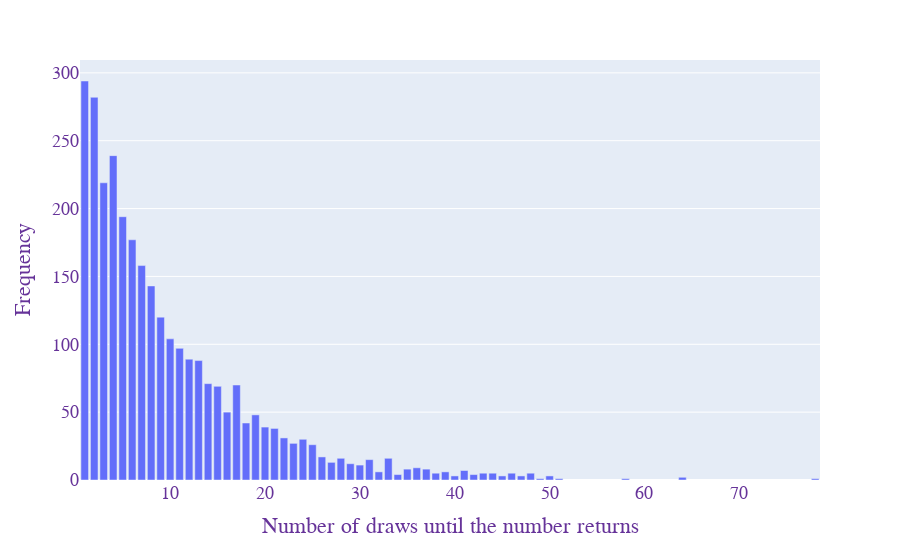
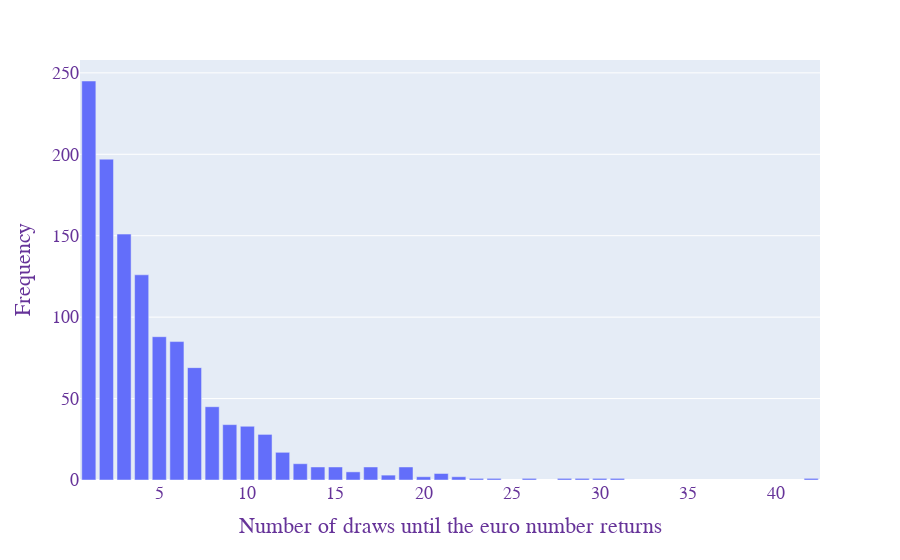

Notebook code cell kept with these figures, in order:
### Markdown cell above
# MAIN

### Code cell
data = getData('online')
# data = getData('from_file')

########## RUN THIS SECTION IN TEST MODE ###########
draw_before_test = 3
test_value = data.tail(draw_before_test).head(1)
data.drop(data.tail(draw_before_test).index,inplace=True)
####################################################

freq_numbers = frequencyNumber(data.loc[:,'N1':'N5'])
freq_euro_numbers = frequencyNumber(data.loc[:,'E1':'E2'])
# legend = {"title": "Number Frequency", "x_label": "Number", "y_label": "Drawn Frequency"}
# plotBar(freq_numbers,'Number', 'Drawn Frequency', None, legend)
# legend = {"title": "Euro Number Frequency", "x_label": "Number", "y_label": "Drawn Frequency"}
# plotBar(freq_euro_numbers,'Number', 'Drawn Frequency', None, legend)

top_numbers = topNumbers(data,'N1','N5',freq_numbers,50)
top_euro_numbers = topNumbers(data,'E1','E2',freq_euro_numbers,12)
# display(top_numbers.head(5).style.hide_index())
# display(top_euro_numbers.head(5).style.hide_index())

std_numbers = standardDeviation(data,'N1','N5')
std_euro_numbers = standardDeviation(data,'E1','E2')
# legend = {"title": "", "x_label": "Sum of numbers in the draw", "y_label": "Drawn Frequency"}
# plotBar(std_numbers,'Sum of numbers', 'Frequency of sum', 'Std', legend)
# legend = {"title": "", "x_label": "Sum of euro numbers in the draw", "y_label": "Drawn Frequency"}
# plotBar(std_euro_numbers,'Sum of numbers', 'Frequency of sum', 'Std', legend)

numbers_even_odds = numberEvenOdd(data,'N1','N5')
euro_numbers_even_odds = numberEvenOdd(data,'E1','E2')
# display(numbers_even_odds.style.hide_index())
# display(euro_numbers_even_odds.style.hide_index())

multiple_winning_numbers = multipleWins(data,'N1','N5')
multiple_winning_euro_numbers = multipleWins(data,'E1','E2')
# display(multiple_winning_numbers)
# display(multiple_winning_euro_numbers.head(9).style.hide_index())

differences_numbers = differencesNumbers(data,'N1','N5')
freq_differences_numbers = frequencyNumber(differences_numbers)
std_differences_numbers = standardDeviation(differences_numbers,'Frequency','Frequency')
differences_euro_numbers = differencesNumbers(data,'E1','E2')
freq_differences_euro_numbers = frequencyNumber(differences_euro_numbers)
std_differences_euro_numbers = standardDeviation(differences_euro_numbers,'Frequency','Frequency')
# legend = {"title": "", "x_label": "The difference between numbers", "y_label": "Frequency"}
# plotBar(std_differences_numbers,'Sum of numbers', 'Frequency of sum', None, legend)
# legend = {"title": "", "x_label": "The difference between euro numbers", "y_label": "Frequency"}
# plotBar(std_differences_euro_numbers,'Sum of numbers', 'Frequency of sum', None, legend)

redrawing_numbers = redrawingNumbers(data,'N1','N5')
freq_redrawing_numbers = frequencyNumber(redrawing_numbers)
std_redrawing_numbers = standardDeviation(freq_redrawing_numbers,'Drawn Frequency','Drawn Frequency')
redrawing_euro_numbers = redrawingNumbers(data,'E1','E2')
freq_redrawing_euro_numbers = frequencyNumber(redrawing_euro_numbers)
std_redrawing_euro_numbers = standardDeviation(freq_redrawing_euro_numbers,'Drawn Frequency','Drawn Frequency')
# legend = {"title": "", "x_label": "Number of draws until the number returns ", "y_label": "Frequency"}
# plotBar(freq_redrawing_numbers,'Number', 'Drawn Frequency', None, legend)
# legend = {"title": "", "x_label": "Number of draws until the euro number returns ", "y_label": "Frequency"}
# plotBar(freq_redrawing_euro_numbers,'Number', 'Drawn Frequency', None, legend)

### Figure 1 — Plotly figure (JSON) as saved in the notebook; plotly's stock layout.template omitted (floating-point values rounded to 4 significant figures)
{"data": [{"alignmentgroup": "True", "hovertemplate": "Number=%{x}<br>Drawn Frequency=%{y}<extra></extra>", "legendgroup": "", "marker": {"color": "#636efa", "pattern": {"shape": ""}}, "name": "", "offsetgroup": "", "orientation": "v", "showlegend": false, "textposition": "auto", "type": "bar", "x": [1, 2, 4, 3, 5, 6, 7, 8, 9, 10, 11, 12, 13, 14, 17, 15, 16, 19, 18, 20, 21, 22, 24, 23, 25, 26, 33, 28, 31, 27, 29, 30, 36, 37, 35, 41, 39, 32, 44, 48, 43, 38, 46, 42, 34, 40, 50, 45, 47, 64, 78, 51, 58, 49], "xaxis": "x", "y": [294, 282, 239, 219, 194, 177, 158, 143, 120, 104, 97, 89, 88, 71, 70, 69, 50, 48, 42, 39, 38, 31, 30, 27, 26, 17, 16, 16, 15, 13, 12, 11, 9, 8, 8, 7, 6, 6, 5, 5, 5, 5, 5, 4, 4, 3, 3, 3, 3, 2, 1, 1, 1, 1], "yaxis": "y"}], "layout": {"barmode": "relative", "font": {"color": "RebeccaPurple", "family": "Courier New, monospace", "size": 18}, "legend": {"tracegroupgap": 0}, "margin": {"t": 60}, "title": {"text": ""}, "xaxis": {"anchor": "y", "domain": [0, 1], "title": {"text": "Number of draws until the number returns "}}, "yaxis": {"anchor": "x", "domain": [0, 1], "title": {"text": "Frequency"}}}}

### Figure 2 — Plotly figure (JSON) as saved in the notebook; plotly's stock layout.template omitted (floating-point values rounded to 4 significant figures)
{"data": [{"alignmentgroup": "True", "hovertemplate": "Number=%{x}<br>Drawn Frequency=%{y}<extra></extra>", "legendgroup": "", "marker": {"color": "#636efa", "pattern": {"shape": ""}}, "name": "", "offsetgroup": "", "orientation": "v", "showlegend": false, "textposition": "auto", "type": "bar", "x": [1, 2, 3, 4, 5, 6, 7, 8, 9, 10, 11, 12, 13, 17, 14, 15, 19, 16, 21, 18, 20, 22, 23, 28, 30, 24, 31, 42, 26, 29], "xaxis": "x", "y": [245, 197, 151, 126, 88, 85, 69, 45, 34, 33, 28, 17, 10, 8, 8, 8, 8, 5, 4, 3, 2, 2, 1, 1, 1, 1, 1, 1, 1, 1], "yaxis": "y"}], "layout": {"barmode": "relative", "font": {"color": "RebeccaPurple", "family": "Courier New, monospace", "size": 18}, "legend": {"tracegroupgap": 0}, "margin": {"t": 60}, "title": {"text": ""}, "xaxis": {"anchor": "y", "domain": [0, 1], "title": {"text": "Number of draws until the euro number returns "}}, "yaxis": {"anchor": "x", "domain": [0, 1], "title": {"text": "Frequency"}}}}
